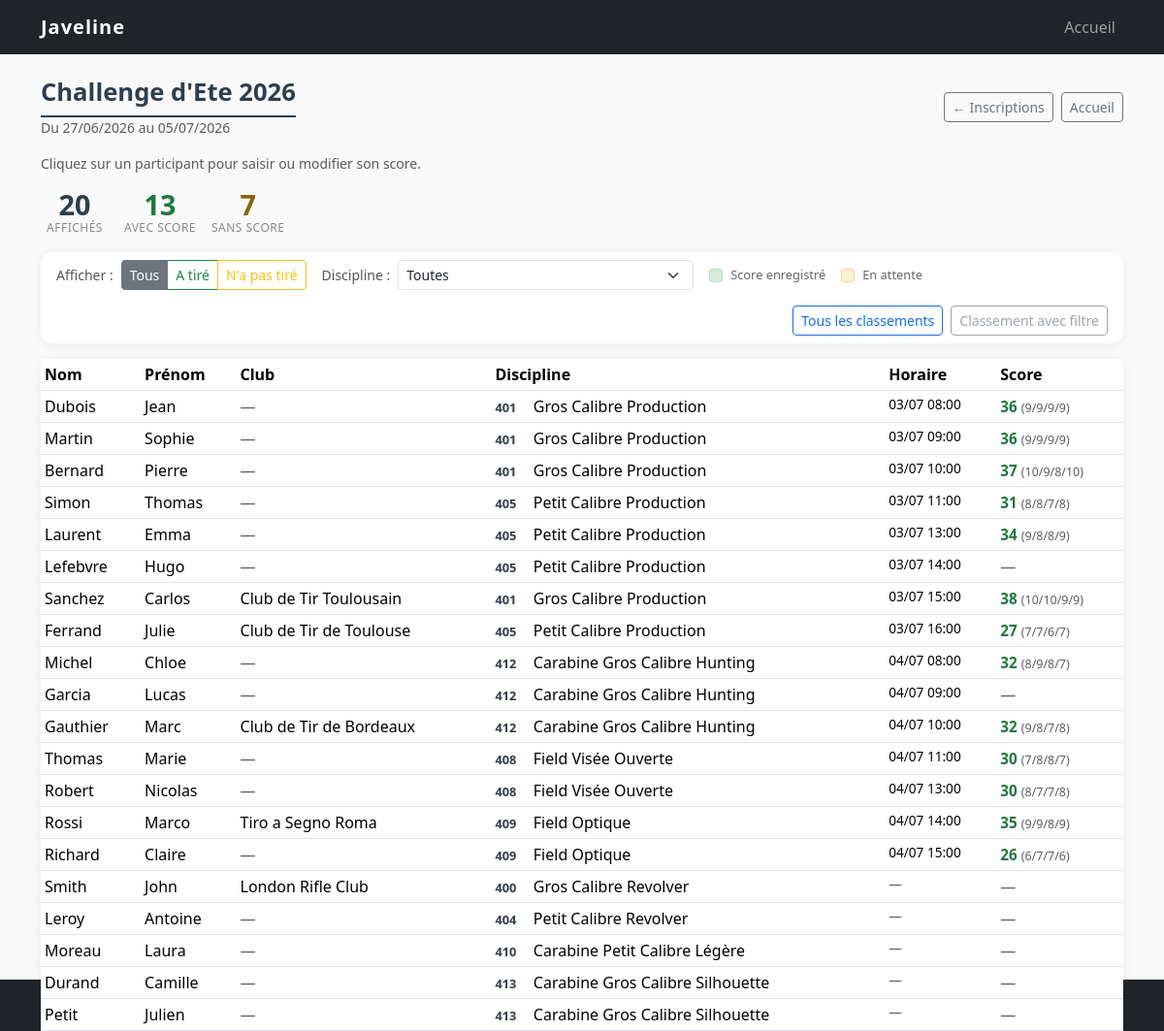
The page /challenges/2/resume on the database its author committed.
### tables this page shows
CREATE TABLE challenges (
    id          INT UNSIGNED                    NOT NULL AUTO_INCREMENT,
    libelle     VARCHAR(200)                    NOT NULL,
    date_debut  DATE                            NOT NULL,
    date_fin    DATE                            NOT NULL,
    statut      ENUM('ouvert', 'archive')       NOT NULL DEFAULT 'ouvert',
    created_at  DATETIME                        NOT NULL DEFAULT CURRENT_TIMESTAMP,
    PRIMARY KEY (id),
    CONSTRAINT chk_dates CHECK (date_fin >= date_debut)
);

CREATE TABLE inscriptions (
    id              INT UNSIGNED                    NOT NULL AUTO_INCREMENT,
    challenge_id    INT UNSIGNED                    NOT NULL,
    tireur_type     ENUM('membre', 'externe')       NOT NULL,
    tireur_id       INT UNSIGNED                    NOT NULL,
    discipline_id   INT UNSIGNED                    NOT NULL,
    created_at      DATETIME                        NOT NULL DEFAULT CURRENT_TIMESTAMP,
    PRIMARY KEY (id),
    UNIQUE KEY uk_inscription (challenge_id, tireur_type, tireur_id, discipline_id),
    CONSTRAINT fk_inscription_challenge  FOREIGN KEY (challenge_id)  REFERENCES challenges  (id) ON DELETE CASCADE,
    CONSTRAINT fk_inscription_discipline FOREIGN KEY (discipline_id) REFERENCES disciplines (id)
);

CREATE TABLE disciplines (
    id          INT UNSIGNED    NOT NULL AUTO_INCREMENT,
    code        SMALLINT        NOT NULL UNIQUE,
    libelle_fr  VARCHAR(100)    NOT NULL,
    libelle_en  VARCHAR(100)    NOT NULL,
    PRIMARY KEY (id)
);

CREATE TABLE matchs (
    id              INT UNSIGNED    NOT NULL AUTO_INCREMENT,
    inscription_id  INT UNSIGNED    NOT NULL,
    date_match      DATE            NOT NULL,
    heure_debut     TIME            NOT NULL,
    heure_fin       TIME            NOT NULL,
    PRIMARY KEY (id),
    UNIQUE KEY uk_match (inscription_id),
    CONSTRAINT fk_match_inscription FOREIGN KEY (inscription_id) REFERENCES inscriptions (id) ON DELETE CASCADE
);

CREATE TABLE scores (
    id          INT UNSIGNED    NOT NULL AUTO_INCREMENT,
    match_id    INT UNSIGNED    NOT NULL,
    poulets     TINYINT         NOT NULL DEFAULT 0 CHECK (poulets  BETWEEN 0 AND 10),
    cochons     TINYINT         NOT NULL DEFAULT 0 CHECK (cochons  BETWEEN 0 AND 10),
    dindons     TINYINT         NOT NULL DEFAULT 0 CHECK (dindons  BETWEEN 0 AND 10),
    mouflons    TINYINT         NOT NULL DEFAULT 0 CHECK (mouflons BETWEEN 0 AND 10),
    PRIMARY KEY (id),
    UNIQUE KEY uk_score_match (match_id),
    CONSTRAINT fk_score_match FOREIGN KEY (match_id) REFERENCES matchs (id) ON DELETE CASCADE
);

### app/views/challenges/resume.php (the view, shortened to what the rows shown need)
<?php
    $debut   = date('d/m/Y', strtotime($challenge['date_debut']));
    $fin     = date('d/m/Y', strtotime($challenge['date_fin']));
    $archive = ($challenge['statut'] === 'archive');
    $nbTotal  = count($participants);
    $nbScores = count(array_filter($participants, fn($p) => $p['score_id'] !== null));
?>
<div class="page-header mb-3 d-flex align-items-center justify-content-between flex-wrap gap-2">
    <div>
        <h1 class="mb-0"><?= htmlspecialchars($challenge['libelle']) ?></h1>
        <p class="text-muted mb-0 small">
            <?= $debut === $fin ? $debut : 'Du ' . $debut . ' au ' . $fin ?>
        </p>
    </div>
    <div class="d-flex gap-2 flex-wrap">
        <a href="<?= APP_URL ?>/challenges/<?= (int)$challenge['id'] ?>"
           class="btn btn-outline-secondary btn-sm"
           aria-label="Aller à la gestion des inscriptions">
            ← Inscriptions
        </a>
        <a href="<?= APP_URL ?>/"
           class="btn btn-outline-secondary btn-sm"
           aria-label="Retour à l'accueil">
            Accueil
        </a>
    </div>
</div>
<?php if (!$archive): ?>
<p class="text-muted small mb-3">Cliquez sur un participant pour saisir ou modifier son score.</p>
<?php endif; ?>
<div class="resume-compteurs mb-3 d-flex gap-3 flex-wrap">
    <div class="resume-compteur-bloc">
        <span class="resume-compteur-valeur" id="cpt-affiches"><?= $nbTotal ?></span>
        <span class="resume-compteur-label">affichés</span>
    </div>
    <div class="resume-compteur-bloc resume-compteur-score">
        <span class="resume-compteur-valeur" id="cpt-scores"><?= $nbScores ?></span>
        <span class="resume-compteur-label">avec score</span>
    </div>
    <div class="resume-compteur-bloc resume-compteur-attente">
        <span class="resume-compteur-valeur" id="cpt-attente"><?= $nbTotal - $nbScores ?></span>
        <span class="resume-compteur-label">sans score</span>
    </div>
</div>
<div class="card resume-filtres-card mb-3">
    <div class="card-body py-2 d-flex flex-wrap align-items-center gap-3">
        <div class="d-flex align-items-center gap-2">
            <span class="resume-filtre-label">Afficher :</span>
            <div class="btn-group btn-group-sm" role="group" aria-label="Filtrer par statut de tir">
                <label class="btn btn-outline-secondary" for="filtre-tous">Tous</label>
                <label class="btn btn-outline-success"   for="filtre-tires">A tiré</label>
                <label class="btn btn-outline-warning"  for="filtre-attente">N'a pas tiré</label>
            </div>
        </div>
        <div class="d-flex align-items-center gap-2">
            <label for="filtre-discipline" class="resume-filtre-label">Discipline :</label>
            <select class="form-select form-select-sm resume-select-discipline"
                    id="filtre-discipline"
                    aria-label="Filtrer par discipline">
                <option value="">Toutes</option>
            </select>
        </div>
        <div class="d-flex align-items-center gap-2">
            <span class="resume-legende-puce resume-puce-score"></span>
            <span class="resume-legende-texte">Score enregistré</span>
            <span class="resume-legende-puce resume-puce-attente ms-2"></span>
            <span class="resume-legende-texte">En attente</span>
        </div>
        <div class="d-flex align-items-center gap-2 ms-auto">
            <a href="<?= APP_URL ?>/challenges/<?= (int)$challenge['id'] ?>/classements"
               target="_blank"
               class="btn btn-sm btn-outline-primary"
               aria-label="Générer le PDF de tous les classements">
                Tous les classements
            </a>
            <button type="button"
                    class="btn btn-sm btn-outline-secondary"
                    id="btn-classement-filtre"
                    disabled
                    title="Sélectionnez d'abord une discipline dans le filtre"
                    aria-label="Générer le PDF des classements selon le filtre discipline actif">
                Classement avec filtre
            </button>
        </div>
    </div>
</div>
<div class="card liste-card">
    <div class="card-body p-0">
        <?php if (empty($participants)): ?>
            <p class="liste-vide-sm">Aucun participant inscrit.</p>
        <?php else: ?>
        <div class="table-responsive">
            <table class="table table-sm table-hover resume-table mb-0"
                   id="table-resume"
                   aria-label="Participants au challenge">
                <thead>
                    <tr>
                        <th scope="col" class="col-sortable" data-col="0" aria-sort="none">
                            Nom <span class="sort-icone" aria-hidden="true"></span>
                        </th>
                        <th scope="col" class="col-sortable" data-col="1" aria-sort="none">
                            Prénom <span class="sort-icone" aria-hidden="true"></span>
                        </th>
                        <th scope="col" class="col-sortable" data-col="2" aria-sort="none">
                            Club <span class="sort-icone" aria-hidden="true"></span>
                        </th>
                        <th scope="col" class="col-sortable" data-col="3" aria-sort="none">
                            Discipline <span class="sort-icone" aria-hidden="true"></span>
                        </th>
                        <th scope="col" class="col-sortable" data-col="4" aria-sort="none">
                            Horaire <span class="sort-icone" aria-hidden="true"></span>
                        </th>
                        <th scope="col" class="col-sortable" data-col="5" aria-sort="none">
                            Score <span class="sort-icone" aria-hidden="true"></span>
                        </th>
                    </tr>
                </thead>
                <tbody>
                    <?php foreach ($participants as $p):
                        $aScore  = $p['score_id'] !== null;
                        $horaire = '';
                        if ($p['date_match'] && $p['heure_debut']) {
                            $horaire = date('d/m', strtotime($p['date_match']))
                                     . ' ' . substr($p['heure_debut'], 0, 5);
                        }
                        $total   = $aScore ? (int)$p['total'] : '';
                        $detScore = $aScore
                            ? $p['poulets'] . '/' . $p['cochons'] . '/' . $p['dindons'] . '/' . $p['mouflons']
                            : '';
                    ?>
                    <tr class="ligne-participant <?= $aScore ? 'ligne-score' : 'ligne-attente' ?> <?= $archive ? '' : 'ligne-cliquable' ?>"
                        data-inscription-id="<?= (int)$p['inscription_id'] ?>"
                        data-match-id="<?= $p['date_match'] ? (int)($p['score_id'] ?? 0) : '' ?>"
                        data-score="<?= $aScore ? '1' : '0' ?>"
                        data-discipline-code="<?= (int)$p['discipline_code'] ?>"
                        data-discipline-fr="<?= htmlspecialchars($p['discipline_fr']) ?>"
                        data-nom="<?= htmlspecialchars($p['nom']) ?>"
                        data-prenom="<?= htmlspecialchars($p['prenom']) ?>"
                        data-club="<?= htmlspecialchars($p['club'] ?? '') ?>"
                        data-tireur-type="<?= htmlspecialchars($p['tireur_type']) ?>"
                        data-poulets="<?= $aScore ? (int)$p['poulets'] : '' ?>"
                        data-cochons="<?= $aScore ? (int)$p['cochons'] : '' ?>"
                        data-dindons="<?= $aScore ? (int)$p['dindons'] : '' ?>"
                        data-mouflons="<?= $aScore ? (int)$p['mouflons'] : '' ?>"
                        <?= $archive ? '' : 'role="button" tabindex="0"' ?>
                        aria-label="<?= htmlspecialchars($p['nom'] . ' ' . $p['prenom']) ?> — <?= htmlspecialchars($p['discipline_fr']) ?>">
                        <td><?= htmlspecialchars($p['nom']) ?></td>
                        <td><?= htmlspecialchars($p['prenom']) ?></td>
                        <td><?= $p['club'] ? htmlspecialchars($p['club']) : '<span class="text-muted">—</span>' ?></td>
                        <td>
                            <span class="discipline-code"><?= (int)$p['discipline_code'] ?></span>
                            <?= htmlspecialchars($p['discipline_fr']) ?>
                        </td>
                        <td class="resume-col-horaire">
                            <?= htmlspecialchars($horaire) ?: '<span class="text-muted">—</span>' ?>
                        </td>
                        <td class="resume-col-score">
                            <?php if ($aScore): ?>
                                <span class="resume-total fw-bold"><?= $total ?></span>
                                <span class="resume-detail text-muted">(<?= $detScore ?>)</span>
                            <?php else: ?>
                                <span class="text-muted">—</span>
                            <?php endif; ?>
                        </td>
                    </tr>
                    <?php endforeach; ?>
                </tbody>
            </table>
        </div>
        <?php endif; ?>
    </div>
</div>

### core/Router.php (shortened to what the rows shown need)
<?php
class Router
{
    private array $routes = [];
    public function get(string $chemin, string $controleur, string $methode): void
    {
        $this->routes['GET'][$chemin] = [$controleur, $methode];
    }
    public function post(string $chemin, string $controleur, string $methode): void
    {
        $this->routes['POST'][$chemin] = [$controleur, $methode];
    }
    public function dispatch(): void
    {
        $methodeHttp = $_SERVER['REQUEST_METHOD'] ?? 'GET';
        $uri         = parse_url($_SERVER['REQUEST_URI'], PHP_URL_PATH);
        $base = parse_url(APP_URL, PHP_URL_PATH);
        if ($base && str_starts_with($uri, $base)) {
            $uri = substr($uri, strlen($base));
        }
        $uri = '/' . ltrim($uri, '/');
        foreach ($this->routes[$methodeHttp] ?? [] as $patron => $cible) {
            $regex = preg_replace('/:([a-z_]+)/', '([^/]+)', $patron);
            if (preg_match('#^' . $regex . '$#', $uri, $matches)) {
                array_shift($matches);
                [$controleur, $action] = $cible;
                $this->appeler($controleur, $action, $matches);
                return;
            }
        }
        require APP_ROOT . '/app/views/layouts/main.php';
    }
    private function appeler(string $controleur, string $action, array $params = []): void
    {
        $instance = new $controleur();
        call_user_func_array([$instance, $action], $params);
    }
}

### rows shown on the page
challenges: libelle "Challenge d'Ete 2026", date_debut "27/06/2026", date_fin "05/07/2026"
inscriptions: nom "Dubois", prenom "Jean", discipline.code "401", discipline.libelle_fr "Gros Calibre Production", matchs.date_match+heure_debut "03/07 08:00", total "36", scores.id+poulets+cochons "9/9/9/9"
inscriptions: nom "Martin", prenom "Sophie", discipline.code "401", discipline.libelle_fr "Gros Calibre Production", matchs.date_match+heure_debut "03/07 09:00", total "36", scores.id+poulets+cochons "9/9/9/9"
inscriptions: nom "Bernard", prenom "Pierre", discipline.code "401", discipline.libelle_fr "Gros Calibre Production", matchs.date_match+heure_debut "03/07 10:00", total "37", scores.id+poulets+cochons "10/9/8/10"
inscriptions: nom "Simon", prenom "Thomas", discipline.code "405", discipline.libelle_fr "Petit Calibre Production", matchs.date_match+heure_debut "03/07 11:00", total "31", scores.id+poulets+cochons "8/8/7/8"
inscriptions: nom "Laurent", prenom "Emma", discipline.code "405", discipline.libelle_fr "Petit Calibre Production", matchs.date_match+heure_debut "03/07 13:00", total "34", scores.id+poulets+cochons "9/8/8/9"
inscriptions: nom "Lefebvre", prenom "Hugo", discipline.code "405", discipline.libelle_fr "Petit Calibre Production", matchs.date_match+heure_debut "03/07 14:00"
inscriptions: nom "Sanchez", prenom "Carlos", club "Club de Tir Toulousain", discipline.code "401", discipline.libelle_fr "Gros Calibre Production", matchs.date_match+heure_debut "03/07 15:00", total "38", scores.id+poulets+cochons "10/10/9/9"
inscriptions: nom "Ferrand", prenom "Julie", club "Club de Tir de Toulouse", discipline.code "405", discipline.libelle_fr "Petit Calibre Production", matchs.date_match+heure_debut "03/07 16:00", total "27", scores.id+poulets+cochons "7/7/6/7"
inscriptions: nom "Michel", prenom "Chloe", discipline.code "412", discipline.libelle_fr "Carabine Gros Calibre Hunting", matchs.date_match+heure_debut "04/07 08:00", total "32", scores.id+poulets+cochons "8/9/8/7"
inscriptions: nom "Garcia", prenom "Lucas", discipline.code "412", discipline.libelle_fr "Carabine Gros Calibre Hunting", matchs.date_match+heure_debut "04/07 09:00"
inscriptions: nom "Gauthier", prenom "Marc", club "Club de Tir de Bordeaux", discipline.code "412", discipline.libelle_fr "Carabine Gros Calibre Hunting", matchs.date_match+heure_debut "04/07 10:00", total "32", scores.id+poulets+cochons "9/8/7/8"
inscriptions: nom "Thomas", prenom "Marie", discipline.code "408", discipline.libelle_fr "Field Visée Ouverte", matchs.date_match+heure_debut "04/07 11:00", total "30", scores.id+poulets+cochons "7/8/8/7"
inscriptions: nom "Robert", prenom "Nicolas", discipline.code "408", discipline.libelle_fr "Field Visée Ouverte", matchs.date_match+heure_debut "04/07 13:00", total "30", scores.id+poulets+cochons "8/7/7/8"
inscriptions: nom "Rossi", prenom "Marco", club "Tiro a Segno Roma", discipline.code "409", discipline.libelle_fr "Field Optique", matchs.date_match+heure_debut "04/07 14:00", total "35", scores.id+poulets+cochons "9/9/8/9"
inscriptions: nom "Richard", prenom "Claire", discipline.code "409", discipline.libelle_fr "Field Optique", matchs.date_match+heure_debut "04/07 15:00", total "26", scores.id+poulets+cochons "6/7/7/6"
inscriptions: nom "Smith", prenom "John", club "London Rifle Club", discipline.code "400", discipline.libelle_fr "Gros Calibre Revolver", horaire "—"
inscriptions: nom "Leroy", prenom "Antoine", discipline.code "404", discipline.libelle_fr "Petit Calibre Revolver", horaire "—"
inscriptions: nom "Moreau", prenom "Laura", discipline.code "410", discipline.libelle_fr "Carabine Petit Calibre Légère", horaire "—"
inscriptions: nom "Durand", prenom "Camille", discipline.code "413", discipline.libelle_fr "Carabine Gros Calibre Silhouette", horaire "—"
inscriptions: nom "Petit", prenom "Julien", discipline.code "413", discipline.libelle_fr "Carabine Gros Calibre Silhouette", horaire "—"

### other values the page prints
$nbTotal "20"
$nbScores "13"
$nbTotal - $nbScores "7"
